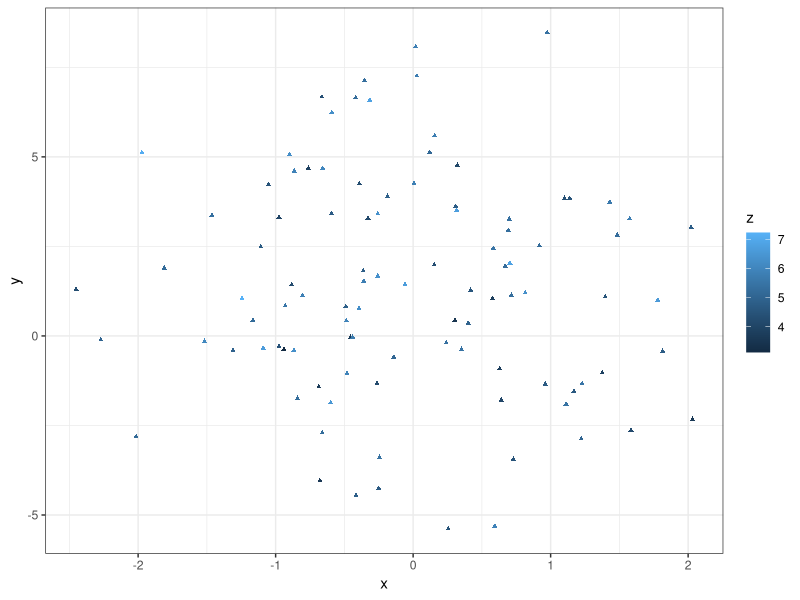

R code for this plot:
## ---- chunk 1
knitr::opts_chunk$set(echo = TRUE)
## ---- chunk 2
# library 
library(ggplot2)
library(dplyr)

## ---- chunk 3
# generating data
x <- rnorm(100, 0, 1)
y <- rnorm(100,2,3)
z <- rnorm(100, 5, 1)

# generating data frame 
MyData <- data.frame(x, y, z)
glimpse(MyData)
## ---- chunk 4
# generating plot 
ggplot(MyData, aes(x = x, y = y, colour = z)) + 
  geom_point(size = 1, shape = "triangle") + 
  theme_bw() 

